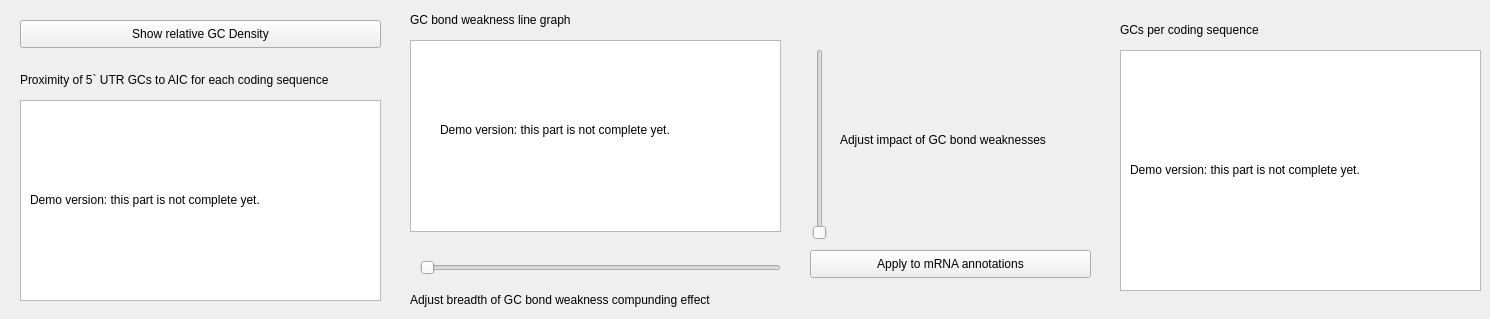
      <widget class="QWidget" name="GCCount">
       <property name="enabled">
        <bool>true</bool>
       </property>
       <attribute name="title">
        <string>GC Count</string>
       </attribute>
       <widget class="QPushButton" name="pushButton_4">
        <property name="geometry">
         <rect>
          <x>20</x>
          <y>20</y>
          <width>361</width>
          <height>28</height>
         </rect>
        </property>
        <property name="text">
         <string>Show relative GC Density</string>
        </property>
       </widget>
       <widget class="QSlider" name="horizontalSlider">
        <property name="geometry">
         <rect>
          <x>420</x>
          <y>260</y>
          <width>361</width>
          <height>16</height>
         </rect>
        </property>
        <property name="orientation">
         <enum>Qt::Horizontal</enum>
        </property>
       </widget>
       <widget class="QSlider" name="verticalSlider">
        <property name="geometry">
         <rect>
          <x>810</x>
          <y>49</y>
          <width>20</width>
          <height>191</height>
         </rect>
        </property>
        <property name="orientation">
         <enum>Qt::Vertical</enum>
        </property>
       </widget>
       <widget class="QGraphicsView" name="graphicsView">
        <property name="geometry">
         <rect>
          <x>410</x>
          <y>40</y>
          <width>371</width>
          <height>192</height>
         </rect>
        </property>
       </widget>
       <widget class="QLabel" name="label_6">
        <property name="geometry">
         <rect>
          <x>410</x>
          <y>290</y>
          <width>391</width>
          <height>20</height>
         </rect>
        </property>
        <property name="text">
         <string>Adjust breadth of GC bond weakness compunding effect</string>
        </property>
       </widget>
       <widget class="QLabel" name="label_7">
        <property name="geometry">
         <rect>
          <x>840</x>
          <y>130</y>
          <width>261</width>
          <height>20</height>
         </rect>
        </property>
        <property name="text">
         <string>Adjust impact of GC bond weaknesses</string>
        </property>
       </widget>
       <widget class="QLabel" name="label_8">
        <property name="geometry">
         <rect>
          <x>410</x>
          <y>10</y>
          <width>241</width>
          <height>20</height>
         </rect>
        </property>
        <property name="text">
         <string>GC bond weakness line graph</string>
        </property>
       </widget>
       <widget class="QPushButton" name="pushButton_5">
        <property name="geometry">
         <rect>
          <x>810</x>
          <y>250</y>
          <width>281</width>
          <height>28</height>
         </rect>
        </property>
        <property name="text">
         <string>Apply to mRNA annotations</string>
        </property>
       </widget>
       <widget class="QTableWidget" name="tableWidget_3">
        <property name="geometry">
         <rect>
          <x>1120</x>
          <y>50</y>
          <width>361</width>
          <height>241</height>
         </rect>
        </property>
       </widget>
       <widget class="QLabel" name="label_9">
        <property name="geometry">
         <rect>
          <x>1120</x>
          <y>20</y>
          <width>181</width>
          <height>20</height>
         </rect>
        </property>
        <property name="text">
         <string>GCs per coding sequence</string>
        </property>
       </widget>
       <widget class="QTableWidget" name="tableWidget_4">
        <property name="geometry">
         <rect>
          <x>20</x>
          <y>100</y>
          <width>361</width>
          <height>201</height>
         </rect>
        </property>
       </widget>
       <widget class="QLabel" name="label_10">
        <property name="geometry">
         <rect>
          <x>20</x>
          <y>70</y>
          <width>381</width>
          <height>20</height>
         </rect>
        </property>
        <property name="text">
         <string>Proximity of 5` UTR GCs to AIC for each coding sequence</string>
        </property>
       </widget>
       <widget class="QLabel" name="label_24">
        <property name="geometry">
         <rect>
          <x>440</x>
          <y>120</y>
          <width>351</width>
          <height>20</height>
         </rect>
        </property>
        <property name="text">
         <string>Demo version: this part is not complete yet.</string>
        </property>
       </widget>
       <widget class="QLabel" name="label_34">
        <property name="geometry">
         <rect>
          <x>30</x>
          <y>190</y>
          <width>351</width>
          <height>20</height>
         </rect>
        </property>
        <property name="text">
         <string>Demo version: this part is not complete yet.</string>
        </property>
       </widget>
       <widget class="QLabel" name="label_35">
        <property name="geometry">
         <rect>
          <x>1130</x>
          <y>160</y>
          <width>351</width>
          <height>20</height>
         </rect>
        </property>
        <property name="text">
         <string>Demo version: this part is not complete yet.</string>
        </property>
       </widget>
      </widget>
